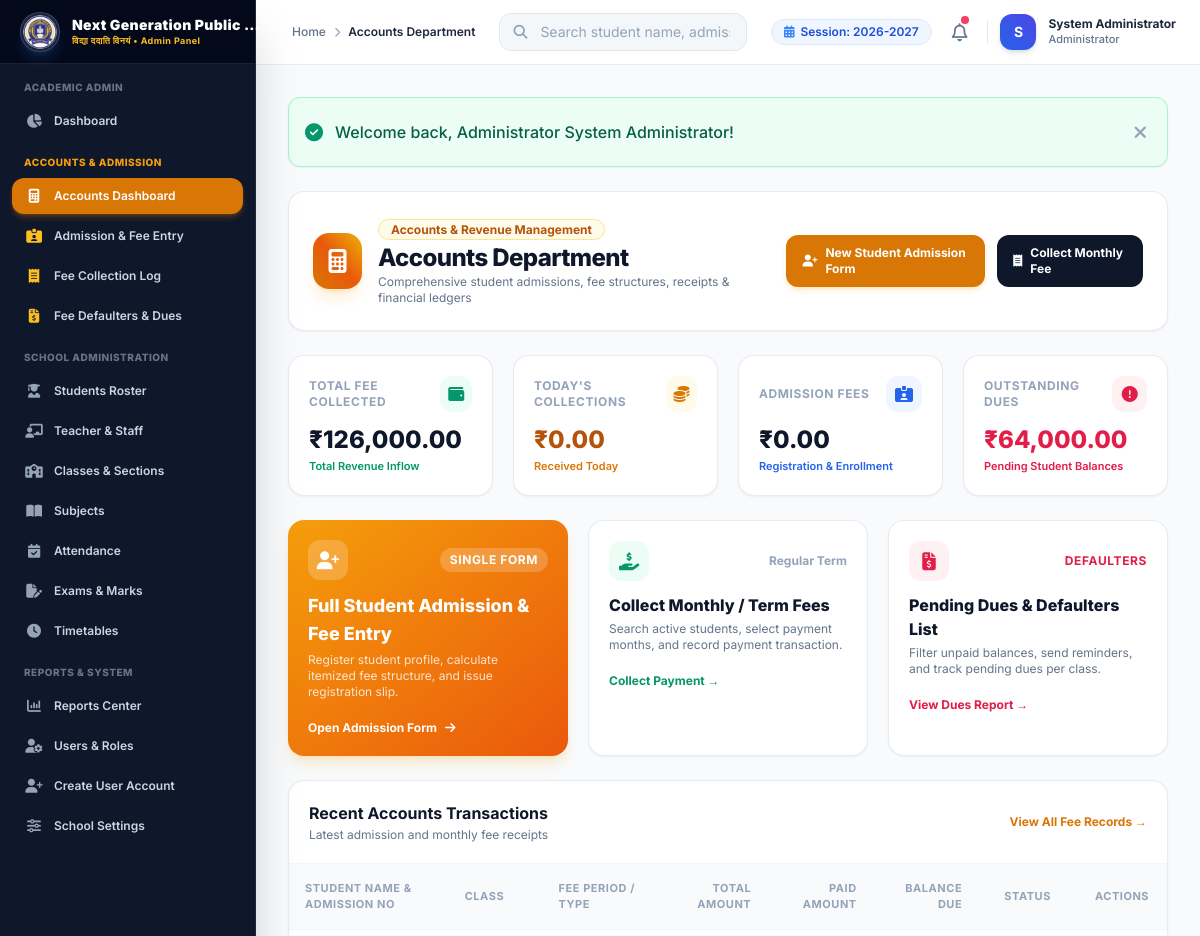
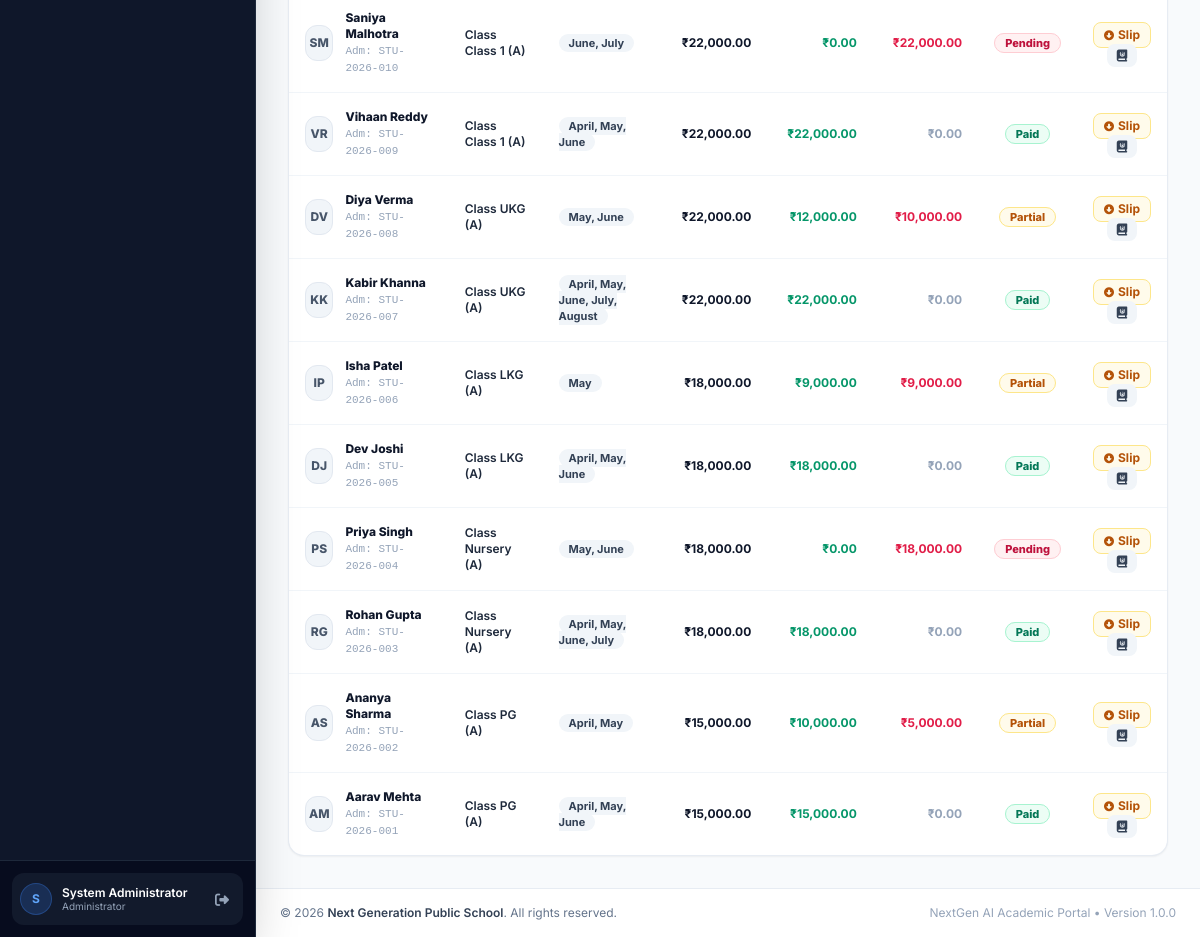
The app's page /admin/accounts/index.php (signed in) with its own data (2 pictures, top to bottom).
### tables this page shows
CREATE TABLE `school_settings` (
  `id` INT AUTO_INCREMENT PRIMARY KEY,
  `setting_key` VARCHAR(100) NOT NULL UNIQUE,
  `setting_value` TEXT DEFAULT NULL,
  `updated_at` DATETIME DEFAULT CURRENT_TIMESTAMP ON UPDATE CURRENT_TIMESTAMP
);

CREATE TABLE `fees` (
  `id` INT AUTO_INCREMENT PRIMARY KEY,
  `student_id` INT NOT NULL,
  `class_id` INT NOT NULL,
  `registration_fee` DECIMAL(10,2) DEFAULT 0.00,
  `admission_fee` DECIMAL(10,2) DEFAULT 0.00,
  `annual_fee` DECIMAL(10,2) DEFAULT 0.00,
  `tuition_fee` DECIMAL(10,2) DEFAULT 0.00,
  `library_fee` DECIMAL(10,2) DEFAULT 0.00,
  `computer_fee` DECIMAL(10,2) DEFAULT 0.00,
  `activity_fee` DECIMAL(10,2) DEFAULT 0.00,
  `magazine_fee` DECIMAL(10,2) DEFAULT 0.00,
  `exam_fee` DECIMAL(10,2) DEFAULT 0.00,
  `penalty_fee` DECIMAL(10,2) DEFAULT 0.00,
  `other_fee` DECIMAL(10,2) DEFAULT 0.00,
  `discount_amount` DECIMAL(10,2) DEFAULT 0.00,
  `fee_type` VARCHAR(50) DEFAULT 'Admission & Term',
  `total_amount` DECIMAL(10,2) NOT NULL,
  `paid_amount` DECIMAL(10,2) NOT NULL,
  `remaining_amount` DECIMAL(10,2) NOT NULL,
  `paid_months` VARCHAR(255) DEFAULT 'April, May',
  `payment_date` DATE NOT NULL,
  `payment_method` ENUM('Cash', 'UPI', 'Card', 'Bank Transfer', 'Cheque') DEFAULT 'Cash',
  `payment_status` ENUM('Paid', 'Partial', 'Pending') NOT NULL,
  `remarks` VARCHAR(255) DEFAULT NULL,
  `created_at` DATETIME DEFAULT CURRENT_TIMESTAMP,
  `updated_at` DATETIME DEFAULT CURRENT_TIMESTAMP ON UPDATE CURRENT_TIMESTAMP,
  FOREIGN KEY (`student_id`) REFERENCES `students`(`id`) ON DELETE CASCADE,
  FOREIGN KEY (`class_id`) REFERENCES `classes`(`id`) ON DELETE CASCADE
);

CREATE TABLE `students` (
  `id` INT AUTO_INCREMENT PRIMARY KEY,
  `admission_no` VARCHAR(30) NOT NULL UNIQUE,
  `password` VARCHAR(255) DEFAULT NULL,
  `first_name` VARCHAR(50) NOT NULL,
  `last_name` VARCHAR(50) NOT NULL,
  `father_name` VARCHAR(100) NOT NULL,
  `mother_name` VARCHAR(100) NOT NULL,
  `dob` DATE NOT NULL,
  `gender` ENUM('Male', 'Female', 'Other') NOT NULL,
  `class_id` INT NOT NULL,
  `section` VARCHAR(20) NOT NULL,
  `mobile` VARCHAR(20) NOT NULL,
  `email` VARCHAR(100) DEFAULT NULL,
  `address` TEXT,
  `admission_date` DATE NOT NULL,
  `photo` VARCHAR(255) DEFAULT NULL,
  `status` ENUM('Active', 'Inactive', 'Graduated') DEFAULT 'Active',
  `created_at` DATETIME DEFAULT CURRENT_TIMESTAMP,
  `updated_at` DATETIME DEFAULT CURRENT_TIMESTAMP ON UPDATE CURRENT_TIMESTAMP,
  FOREIGN KEY (`class_id`) REFERENCES `classes`(`id`) ON DELETE CASCADE
);

CREATE TABLE `classes` (
  `id` INT AUTO_INCREMENT PRIMARY KEY,
  `class_name` VARCHAR(50) NOT NULL,
  `section` VARCHAR(20) NOT NULL,
  `teacher_id` INT DEFAULT NULL,
  `room_number` VARCHAR(30) NOT NULL,
  `academic_session` VARCHAR(30) NOT NULL DEFAULT '2026-2027',
  `created_at` DATETIME DEFAULT CURRENT_TIMESTAMP,
  `updated_at` DATETIME DEFAULT CURRENT_TIMESTAMP ON UPDATE CURRENT_TIMESTAMP,
  FOREIGN KEY (`teacher_id`) REFERENCES `teachers`(`id`) ON DELETE SET NULL
);

### admin/accounts/index.php (the view, shortened to what the rows shown need)
<?php
require_once __DIR__ . '/../../includes/auth.php';
$stmt = $pdo->query("SELECT f.*, s.admission_no, s.first_name, s.last_name, s.father_name, s.photo, c.class_name, c.section
    FROM fees f
    JOIN students s ON f.student_id = s.id
    JOIN classes c ON f.class_id = c.id
    ORDER BY f.id DESC LIMIT 10");
$recent_fees = $stmt->fetchAll();
require_once __DIR__ . '/../../includes/header.php';
?>
<div class="space-y-6">
    <div class="flex flex-col md:flex-row md:items-center justify-between gap-4 bg-white p-6 rounded-2xl border border-slate-200/80 shadow-sm">
        <div class="flex items-center space-x-4">
            <div>
                <h1 class="text-2xl font-extrabold text-slate-900 tracking-tight mt-0.5">Accounts Department</h1>
            </div>
        </div>
    </div>
    <div class="bg-white rounded-2xl border border-slate-200/80 shadow-sm overflow-hidden">
        <div class="overflow-x-auto">
            <table class="w-full text-left border-collapse">
                <thead>
                    <tr class="bg-slate-50 text-[11px] font-extrabold text-slate-400 uppercase tracking-wider border-b border-slate-100">
                        <th class="p-4">Student Name & Admission No</th>
                        <th class="p-4">Class</th>
                        <th class="p-4">Fee Period / Type</th>
                        <th class="p-4 text-right">Total Amount</th>
                        <th class="p-4 text-right">Paid Amount</th>
                        <th class="p-4 text-right">Balance Due</th>
                        <th class="p-4 text-center">Status</th>
                        <th class="p-4 text-center">Actions</th>
                    </tr>
                </thead>
                <tbody class="divide-y divide-slate-100 text-xs text-slate-700">
                    <?php if (empty($recent_fees)): ?>
                        <tr>
                            <td colspan="8" class="p-8 text-center text-slate-400 font-medium">No fee transactions recorded yet.</td>
                        </tr>
                    <?php else: ?>
                        <?php foreach ($recent_fees as $f): ?>
                            <tr class="hover:bg-slate-50/70 transition-colors">
                                <td class="p-4">
                                    <div class="flex items-center space-x-3">
                                        <div class="w-9 h-9 rounded-xl bg-slate-100 text-slate-600 font-extrabold flex items-center justify-center text-xs overflow-hidden border border-slate-200">
                                            <?php if (!empty($f['photo']) && file_exists(__DIR__ . '/../../assets/uploads/' . $f['photo'])): ?>
                                                <img src="<?= base_url('assets/uploads/' . e($f['photo'])) ?>" alt="Photo" class="w-full h-full object-cover">
                                            <?php else: ?>
                                                <?= strtoupper(substr($f['first_name'], 0, 1) . substr($f['last_name'], 0, 1)) ?>
                                            <?php endif; ?>
                                        </div>
                                        <div>
                                            <a href="<?= base_url('admin/accounts/student_ledger.php?student_id=' . $f['student_id']) ?>" class="font-extrabold text-slate-900 hover:text-amber-600 transition-colors block">
                                                <?= e($f['first_name'] . ' ' . $f['last_name']) ?>
                                            </a>
                                            <span class="text-[11px] font-mono text-slate-400">Adm: <?= e($f['admission_no']) ?></span>
                                        </div>
                                    </div>
                                </td>
                                <td class="p-4 font-semibold text-slate-800">Class <?= e($f['class_name']) ?> (<?= e($f['section']) ?>)</td>
                                <td class="p-4">
                                    <span class="px-2.5 py-0.5 rounded-full text-[11px] font-bold bg-slate-100 text-slate-700">
                                        <?= e($f['paid_months'] ?? 'Admission') ?>
                                    </span>
                                </td>
                                <td class="p-4 text-right font-bold text-slate-900">₹<?= number_format($f['total_amount'], 2) ?></td>
                                <td class="p-4 text-right font-bold text-emerald-600">₹<?= number_format($f['paid_amount'], 2) ?></td>
                                <td class="p-4 text-right font-bold <?= $f['remaining_amount'] > 0 ? 'text-rose-600' : 'text-slate-400' ?>">
                                    ₹<?= number_format($f['remaining_amount'], 2) ?>
                                </td>
                                <td class="p-4 text-center">
                                    <?php if ($f['payment_status'] === 'Paid'): ?>
                                        <span class="px-2.5 py-0.5 rounded-full text-[11px] font-extrabold bg-emerald-50 text-emerald-700 border border-emerald-200">Paid</span>
                                    <?php elseif ($f['payment_status'] === 'Partial'): ?>
                                        <span class="px-2.5 py-0.5 rounded-full text-[11px] font-extrabold bg-amber-50 text-amber-700 border border-amber-200">Partial</span>
                                    <?php else: ?>
                                        <span class="px-2.5 py-0.5 rounded-full text-[11px] font-extrabold bg-rose-50 text-rose-700 border border-rose-200">Pending</span>
                                    <?php endif; ?>
                                </td>
                                <td class="p-4 text-center">
                                        <?php
                                        $rec_url = (!empty($f['admission_fee']) && $f['admission_fee'] > 0)
                                            ? base_url('admin/accounts/admission_receipt.php?id=' . $f['id'])
                                            : base_url('admin/fees/receipt.php?id=' . $f['id']);
                                        ?>
                                        <a href="<?= $rec_url ?>" target="_blank" title="View / Download Receipt" class="px-2.5 py-1 bg-amber-50 hover:bg-amber-100 text-amber-700 font-bold text-xs rounded-lg transition-all border border-amber-200 flex items-center space-x-1">
                                            <i class="fa-solid fa-circle-down text-[10px]"></i>
                                            <span>Slip</span>
                                        </a>
                                        <a href="<?= base_url('admin/accounts/student_ledger.php?student_id=' . $f['student_id']) ?>" title="Student Financial Ledger" class="px-2.5 py-1 bg-slate-100 hover:bg-slate-200 text-slate-700 font-bold text-xs rounded-lg transition-all">
                                            <i class="fa-solid fa-book-journal-whills"></i>
                                        </a>
                                    </div>
                                </td>
                            </tr>
                        <?php endforeach; ?>
                    <?php endif; ?>
<?php require_once __DIR__ . '/../../includes/footer.php'; ?>

### includes/navbar.php (shortened to what the rows shown need)
<?php
$current_academic_session = get_school_setting('academic_session', '2026-2027');
?>
<header class="sticky top-0 z-30 bg-white/90 backdrop-blur-md border-b border-slate-200/80 no-print">
    <div class="flex items-center justify-between h-16 px-4 md:px-6">
        <div class="flex items-center space-x-3">
            <div class="hidden lg:flex items-center space-x-1.5 px-3 py-1 bg-blue-50 text-blue-700 rounded-full text-xs font-semibold border border-blue-100">
                <i class="fa-solid fa-calendar-days text-blue-500"></i>
                <span>Session: <?= e($current_academic_session) ?></span>
            </div>
        </div>
    </div>
</header>

### records on screen
school_settings: setting_value "2026-2027"
fees: student.last_name "SM", student.last_name "Saniya Malhotra", student.admission_no "STU-2026-010", class.class_name "Class 1", class.section "A", paid_months "June, July", total_amount "22,000.00", paid_amount "0.00", remaining_amount "22,000.00", payment_status "Pending"
fees: student.last_name "VR", student.last_name "Vihaan Reddy", student.admission_no "STU-2026-009", class.class_name "Class 1", class.section "A", paid_months "April, May, June", total_amount "22,000.00", paid_amount "22,000.00", remaining_amount "0.00", payment_status "Paid"
fees: student.last_name "DV", student.last_name "Diya Verma", student.admission_no "STU-2026-008", class.class_name "UKG", class.section "A", paid_months "May, June", total_amount "22,000.00", paid_amount "12,000.00", remaining_amount "10,000.00", payment_status "Partial"
fees: student.last_name "KK", student.last_name "Kabir Khanna", student.admission_no "STU-2026-007", class.class_name "UKG", class.section "A", paid_months "April, May, June, July, August", total_amount "22,000.00", paid_amount "22,000.00", remaining_amount "0.00", payment_status "Paid"
fees: student.last_name "IP", student.last_name "Isha Patel", student.admission_no "STU-2026-006", class.class_name "LKG", class.section "A", paid_months "May", total_amount "18,000.00", paid_amount "9,000.00", remaining_amount "9,000.00", payment_status "Partial"
fees: student.last_name "DJ", student.last_name "Dev Joshi", student.admission_no "STU-2026-005", class.class_name "LKG", class.section "A", paid_months "April, May, June", total_amount "18,000.00", paid_amount "18,000.00", remaining_amount "0.00", payment_status "Paid"
fees: student.last_name "PS", student.last_name "Priya Singh", student.admission_no "STU-2026-004", class.class_name "Nursery", class.section "A", paid_months "May, June", total_amount "18,000.00", paid_amount "0.00", remaining_amount "18,000.00", payment_status "Pending"
fees: student.last_name "RG", student.last_name "Rohan Gupta", student.admission_no "STU-2026-003", class.class_name "Nursery", class.section "A", paid_months "April, May, June, July", total_amount "18,000.00", paid_amount "18,000.00", remaining_amount "0.00", payment_status "Paid"
fees: student.last_name "AS", student.last_name "Ananya Sharma", student.admission_no "STU-2026-002", class.class_name "PG", class.section "A", paid_months "April, May", total_amount "15,000.00", paid_amount "10,000.00", remaining_amount "5,000.00", payment_status "Partial"
fees: student.last_name "AM", student.last_name "Aarav Mehta", student.admission_no "STU-2026-001", class.class_name "PG", class.section "A", paid_months "April, May, June", total_amount "15,000.00", paid_amount "15,000.00", remaining_amount "0.00", payment_status "Paid"

### other values on screen
$role_badge "Admin Panel"
substr($_SESSION['full_name'] ?? 'U', 0, 1) "S"
$_SESSION['full_name'] "System Administrator"
$role_label "Administrator"
$page_title "Accounts Department"
$nav_role_title "Administrator"
$flash['text'] "Welcome back, Administrator System Administrator!"
$total_revenue "126,000.00"
$today_collections "0.00"
$total_admission_fees "0.00"
$total_pending_dues "64,000.00"
